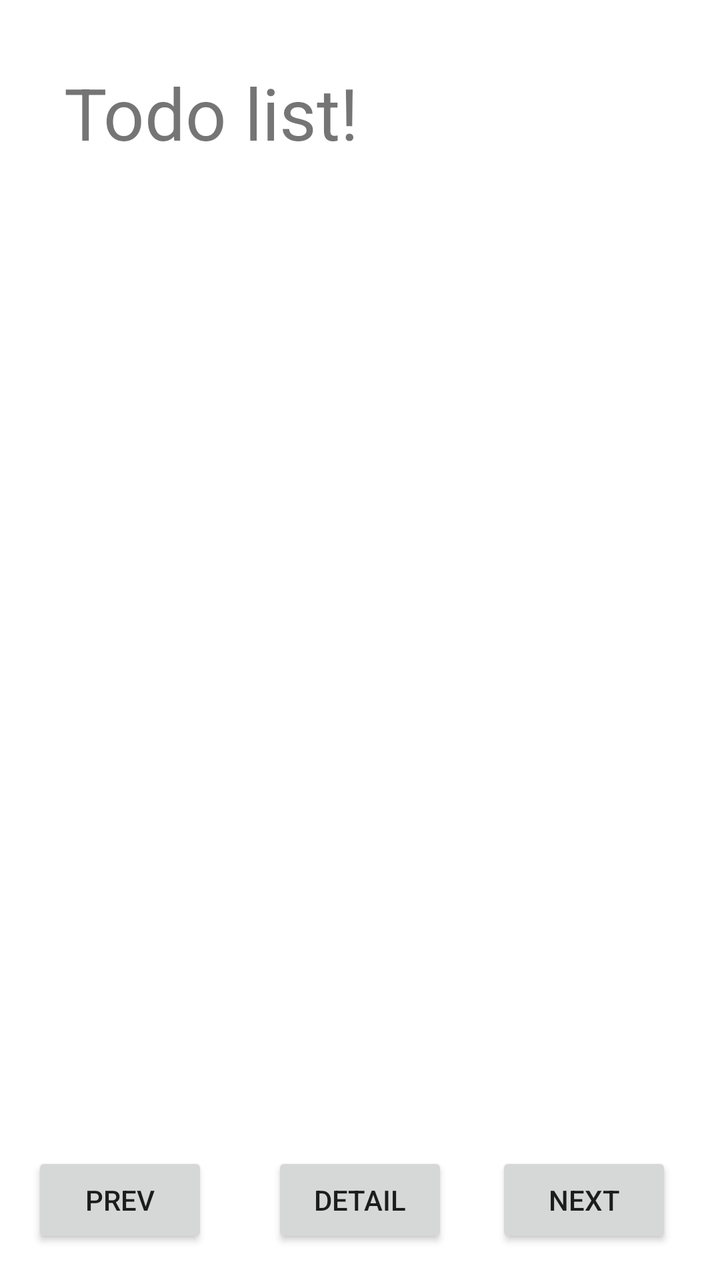
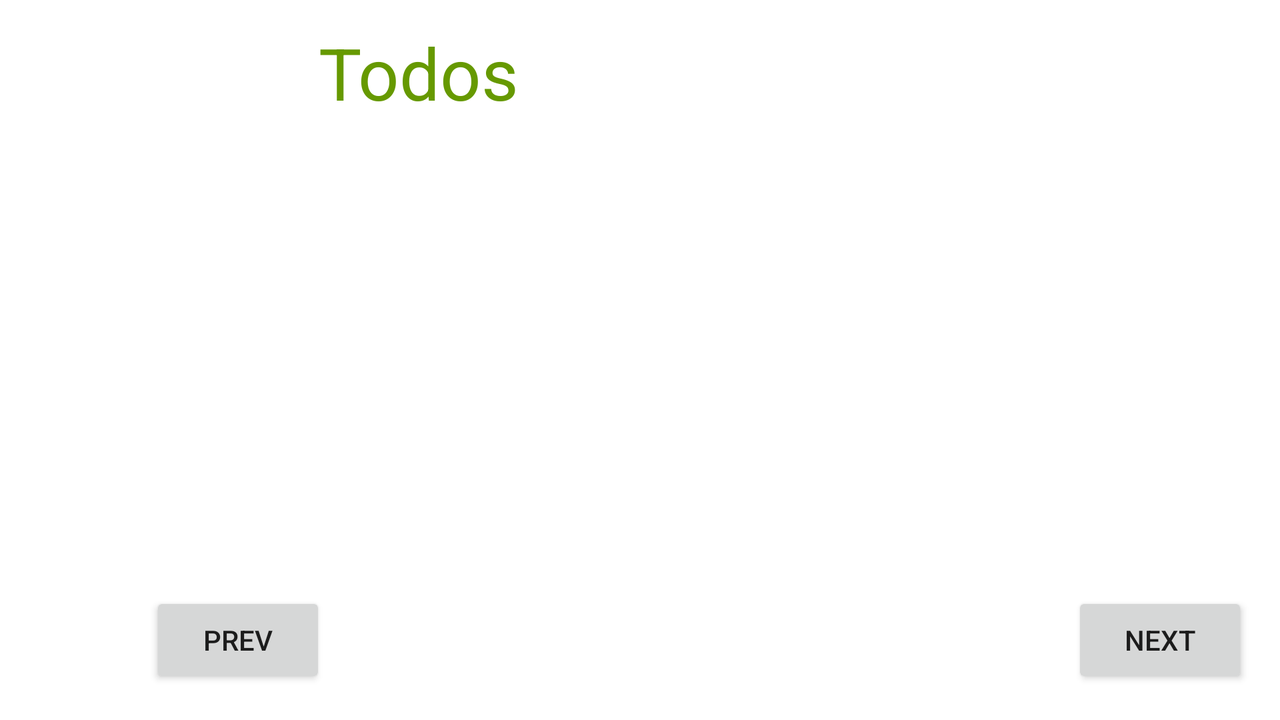

Compare how this app lays out the same screen by default and in its alternative resource folder. The renders come first, then the two layout files and the values they reference.
<!-- AndroidManifest.xml: application theme Theme.Android_todo_firstt -->
<!-- res/layout/activity_todo.xml -->
<?xml version="1.0" encoding="utf-8"?>
<androidx.constraintlayout.widget.ConstraintLayout
    xmlns:android="http://schemas.android.com/apk/res/android"
    xmlns:app="http://schemas.android.com/apk/res-auto"
    xmlns:tools="http://schemas.android.com/tools"
    android:layout_width="match_parent"
    android:layout_height="match_parent"
    tools:context=".TodoActivity">

    <TextView
        android:id="@+id/textViewTodo"
        style="@style/TextViewTodo"
        android:layout_width="0dp"
        android:layout_height="180dp"
        android:layout_marginBottom="16dp"
        android:layout_marginLeft="16dp"
        android:layout_marginRight="16dp"
        android:layout_marginTop="16dp"
        android:padding="16dp"
        android:text="@string/todo_list_view"
        android:textSize="36sp"
        app:layout_constraintBottom_toBottomOf="parent"
        app:layout_constraintHorizontal_bias="0.0"
        app:layout_constraintLeft_toLeftOf="parent"
        app:layout_constraintRight_toRightOf="parent"
        app:layout_constraintTop_toTopOf="parent"
        app:layout_constraintVertical_bias="0.0"
        android:layout_marginStart="16dp"
        android:layout_marginEnd="16dp"/>

    <Button
        android:id="@+id/buttonPrev"
        android:layout_width="wrap_content"
        android:layout_height="0dp"
        android:layout_marginBottom="16dp"
        android:layout_marginLeft="16dp"
        android:layout_marginRight="16dp"
        android:text="@string/prev"
        app:layout_constraintBottom_toBottomOf="parent"
        app:layout_constraintHorizontal_bias="0.0"
        app:layout_constraintLeft_toLeftOf="parent"
        app:layout_constraintRight_toLeftOf="@+id/buttonTodoDetail"
        android:layout_marginStart="16dp"
        android:layout_marginEnd="16dp"/>

    <Button
        android:id="@+id/buttonNext"
        android:layout_width="wrap_content"
        android:layout_height="wrap_content"
        android:layout_marginBottom="16dp"
        android:layout_marginRight="16dp"
        android:text="@string/next"
        app:layout_constraintBottom_toBottomOf="parent"
        app:layout_constraintRight_toRightOf="parent"
        app:layout_constraintLeft_toRightOf="@+id/buttonTodoDetail"
        android:layout_marginLeft="16dp"
        android:layout_marginStart="16dp"
        android:layout_marginEnd="16dp"/>

    <Button
        android:id="@+id/buttonTodoDetail"
        android:layout_width="wrap_content"
        android:layout_height="wrap_content"
        android:layout_marginBottom="16dp"
        android:text="@string/detail"
        app:layout_constraintBottom_toBottomOf="parent"
        app:layout_constraintLeft_toLeftOf="parent"
        app:layout_constraintRight_toRightOf="parent"/>

    <androidx.constraintlayout.widget.Guideline
        android:layout_width="wrap_content"
        android:layout_height="wrap_content"
        android:id="@+id/guideline"
        app:layout_constraintGuide_begin="20dp"
        android:orientation="horizontal"
        tools:layout_editor_absoluteY="20dp"
        tools:layout_editor_absoluteX="0dp"/>

    <TextView
        android:id="@+id/textViewComplete"
        android:layout_width="121dp"
        android:layout_height="78dp"
        android:layout_marginBottom="8dp"
        android:layout_marginLeft="16dp"
        android:layout_marginRight="16dp"
        android:layout_marginTop="8dp"
        android:textAlignment="center"
        android:textSize="36sp"
        android:textStyle="bold"
        android:visibility="visible"
        app:layout_constraintBottom_toTopOf="@+id/buttonTodoDetail"
        app:layout_constraintHorizontal_bias="0.502"
        app:layout_constraintLeft_toLeftOf="parent"
        app:layout_constraintRight_toRightOf="parent"
        app:layout_constraintTop_toTopOf="parent"
        app:layout_constraintVertical_bias="0.694"
        android:gravity="center_horizontal" />

</androidx.constraintlayout.widget.ConstraintLayout>
<!-- resources referenced by this layout -->
<resources>
  <string name="detail">Detail</string>
  <string name="next">Next</string>
  <string name="prev">Prev</string>
  <string name="todo_list_view">Todo list!</string>
  <style name="Theme.Android_todo_firstt" parent="Theme.MaterialComponents.DayNight.DarkActionBar">
          
          <item name="colorPrimary">@color/purple_500</item>
          <item name="colorPrimaryVariant">@color/purple_700</item>
          <item name="colorOnPrimary">@color/white</item>
          
          <item name="colorSecondary">@color/teal_200</item>
          <item name="colorSecondaryVariant">@color/teal_700</item>
          <item name="colorOnSecondary">@color/black</item>
          
          <item name="android:statusBarColor" tools:targetApi="l">?attr/colorPrimaryVariant</item>
          
      </style>
</resources>
<!-- res/layout-land/activity_todo.xml (the author's variant of the layout above) -->
<!-- drawn on the phone turned sideways -->
<?xml version="1.0" encoding="utf-8"?>
<androidx.constraintlayout.widget.ConstraintLayout
    xmlns:android="http://schemas.android.com/apk/res/android"
    xmlns:app="http://schemas.android.com/apk/res-auto"
    xmlns:tools="http://schemas.android.com/tools"
    android:layout_width="match_parent"
    android:layout_height="match_parent"
    tools:context=".TodoActivity">

    <TextView
        android:id="@+id/textViewTodo"
        android:layout_width="330dp"
        android:layout_height="336dp"
        android:layout_marginBottom="16dp"
        android:layout_marginLeft="16dp"
        android:layout_marginRight="16dp"
        android:layout_marginTop="16dp"
        android:text="@string/todos"
        android:textColor="@android:color/holo_green_dark"
        android:textSize="36sp"
        app:layout_constraintBottom_toBottomOf="parent"
        app:layout_constraintHorizontal_bias="0.515"
        app:layout_constraintLeft_toLeftOf="parent"
        app:layout_constraintRight_toRightOf="parent"
        app:layout_constraintTop_toTopOf="parent"
        app:layout_constraintVertical_bias="0.502"
        tools:layout_editor_absoluteY="76dp"/>

    <Button
        android:id="@+id/buttonPrev"
        android:layout_width="wrap_content"
        android:layout_height="wrap_content"
        android:layout_marginBottom="16dp"
        android:layout_marginLeft="16dp"
        android:layout_marginRight="176dp"
        android:text="@string/prev"
        app:layout_constraintBottom_toBottomOf="parent"
        app:layout_constraintHorizontal_bias="0.23"
        app:layout_constraintLeft_toLeftOf="parent"
        app:layout_constraintRight_toLeftOf="@+id/buttonNext"/>

    <Button
        android:id="@+id/buttonNext"
        android:layout_width="wrap_content"
        android:layout_height="wrap_content"
        android:layout_marginBottom="16dp"
        android:layout_marginRight="16dp"
        android:text="@string/next"
        app:layout_constraintBottom_toBottomOf="parent"
        app:layout_constraintRight_toRightOf="parent"/>

</androidx.constraintlayout.widget.ConstraintLayout>
<!-- resources referenced by the variant -->
<!-- as the phone turned sideways resolves them -->
<resources>
  <string name="next">Next</string>
  <string name="prev">Prev</string>
  <string name="todos">Todos</string>
  <style name="Theme.Android_todo_firstt" parent="Theme.MaterialComponents.DayNight.DarkActionBar">
          
          <item name="colorPrimary">@color/purple_500</item>
          <item name="colorPrimaryVariant">@color/purple_700</item>
          <item name="colorOnPrimary">@color/white</item>
          
          <item name="colorSecondary">@color/teal_200</item>
          <item name="colorSecondaryVariant">@color/teal_700</item>
          <item name="colorOnSecondary">@color/black</item>
          
          <item name="android:statusBarColor" tools:targetApi="l">?attr/colorPrimaryVariant</item>
          
      </style>
</resources>
